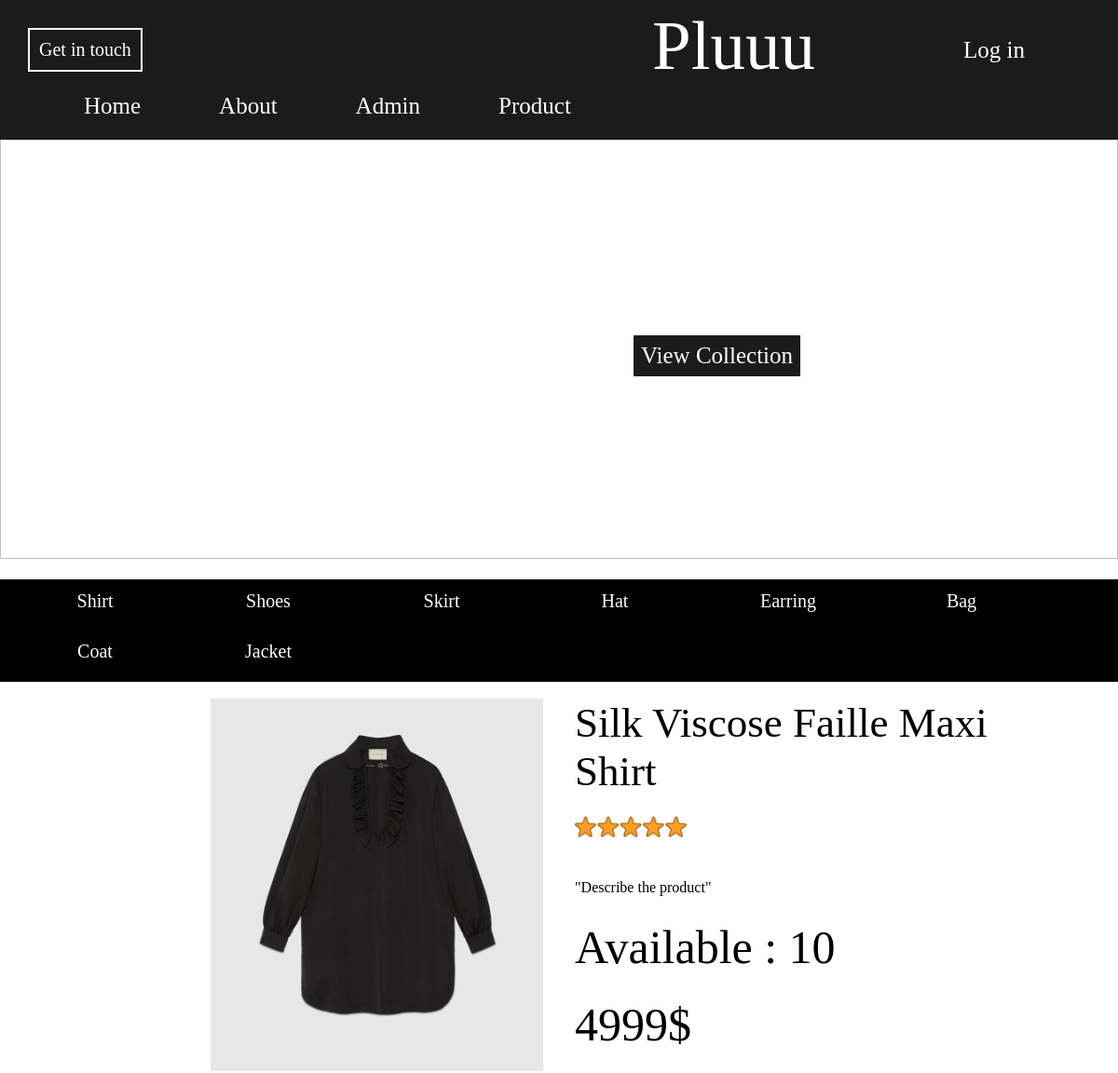
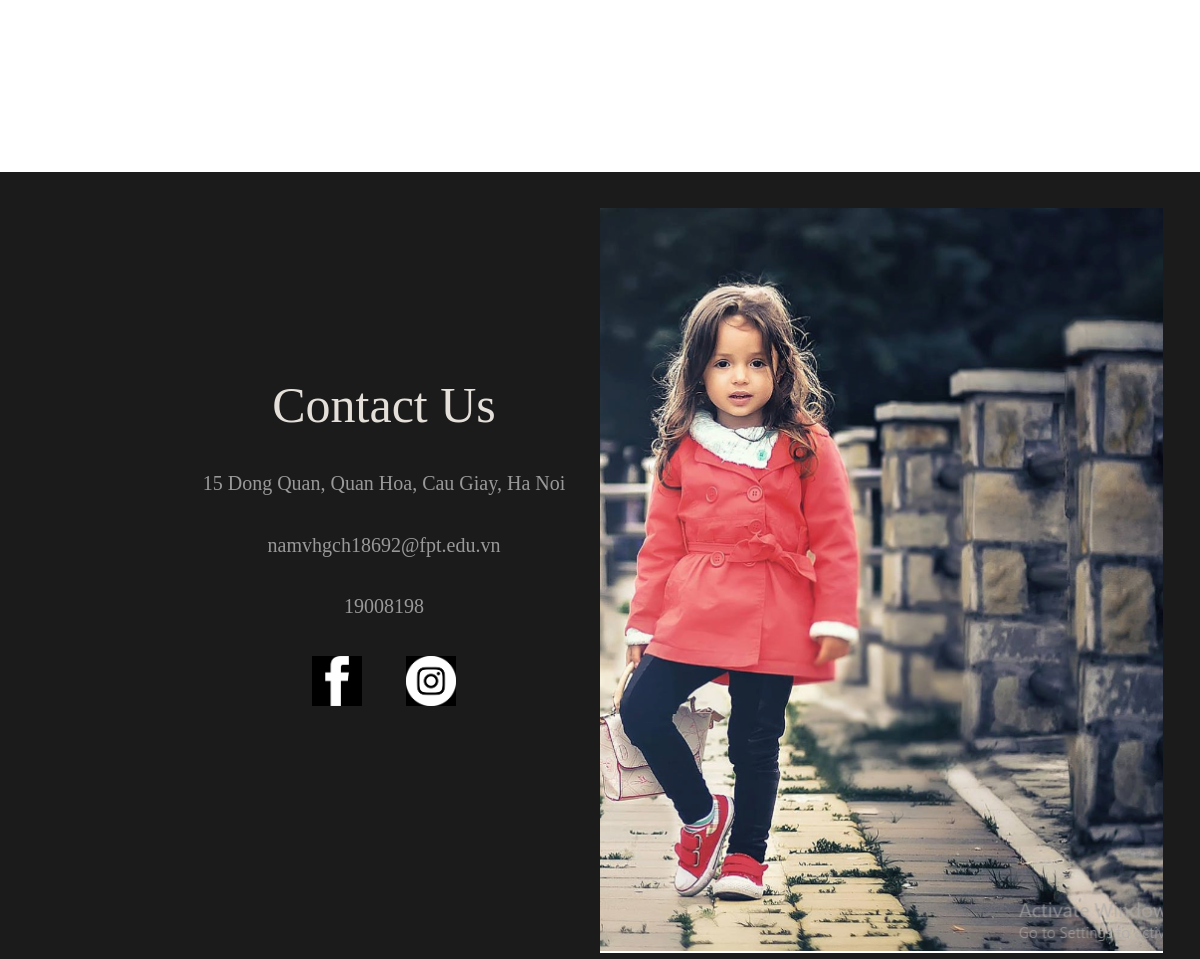
Page /product.php?categoryID=1 on the committed database (2 pictures, top to bottom).
### tables this page shows
CREATE TABLE `category` (
  `categoryID` int(11) NOT NULL,
  `categoryName` varchar(10) NOT NULL
);

CREATE TABLE `product` (
  `productID` int(11) NOT NULL,
  `productName` varchar(100) NOT NULL,
  `productImage` varchar(30) NOT NULL,
  `price` int(11) NOT NULL,
  `brand` varchar(10) NOT NULL,
  `productAvailable` int(11) NOT NULL,
  `categoryID` int(10) NOT NULL
);

### product.php (the view, shortened to what this page needs)
<?php
require_once "header.php";
$sql = "SELECT * FROM product";
$categoryID = $_GET['categoryID'];
if (isset($categoryID)) {
    $sql = $sql . " where categoryID = '$categoryID'";
}
$result = $connection->query($sql);
?>
<!DOCTYPE html>
<html lang="en">
<head>
</head>
<body>
    <div id="category">
        <?php
        $sqlGetCate = "SELECT * FROM category";
        $run = $connection->query($sqlGetCate);
        while ($cate = mysqli_fetch_array($run)) { ?>
            <a href="product.php?categoryID=<?= $cate[0] ?>">
                <h2><?= $cate[1] ?></h2>
            </a>
        <?php } ?>
    </div>
    <br>
    <?php
    while ($pro = mysqli_fetch_array($result)) { ?>
        <div id="bodyProduct">
            <div class="leftPage">
                <img class="imgLeft" src="images/<?= $pro[2] ?>">
            </div>
            <div class="rightPage">
                <form action="" method="POST">
                    <h1><?= $pro[1] ?></h1>
                    <br>
                    <img src="images/rate.png" width="120px">
                    <br><br><br>
                    <p>"Describe the product"</p>
                    <h3>Available : <?= $pro[5] ?></h3>
                    <h3><?= $pro[3] ?>$</h3>
                    <br>
                </form>
            </div>
        </div>
    <?php } ?>
</body>
</html>
<?php
require_once "footer.php";
?>

### css/style.css (style rules this page uses)
* { padding: 0px; margin: 0px; }
.product_ex h4, h3 { margin-top: 5%; text-align: center; font-family: inherit; font-weight: 800; font-size: 20px; }
#txtAbout h1, h2 { color: #4e4e4e; }
#category { width: 100%; height: 110px; background: black; }
#category h2 { color: white; font-size: 20px; height: 30px; width: 12%; padding: 1%; text-align: center; float: left; margin-left: 1.5%; text-transform: capitalize; font-weight: 500; font-family: inherit; }
#bodyProduct { width: 94%; height: auto; background-color: white; display: flex; margin-bottom: 10%; }
.leftPage { margin-left: 20%; width: 35%; height: 400px; background: red; }
.leftPage .imgLeft { width: 100%; height: 100%; }
.rightPage { margin-left: 3%; width: 50%; height: 400px; }
.rightPage h1 { font-family: inherit; font-size: 45px; font-weight: 400; }
.rightPage h3 { text-align: left; font-family: inherit; font-size: 50px; font-weight: 500; }

### rows in the picture
category: categoryName "Shirt"
category: categoryName "Shoes"
category: categoryName "Skirt"
category: categoryName "Hat"
category: categoryName "Earring"
category: categoryName "Bag"
category: categoryName "Coat"
category: categoryName "Jacket"
product: productImage (picture), productName "Silk Viscose Faille Maxi Shirt", productAvailable "10", price "4999"
